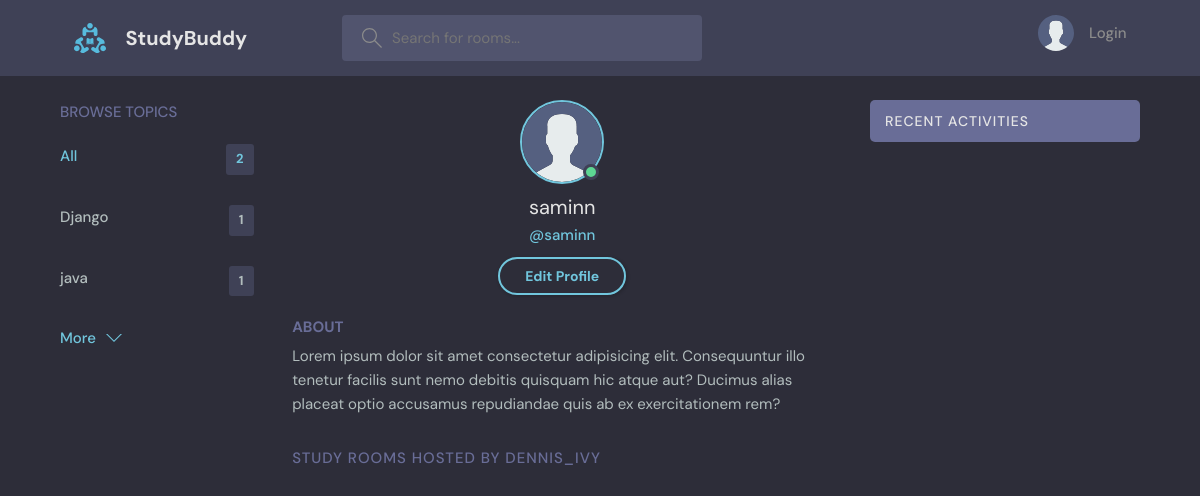
The page /profile/2 on the database its author committed.
### base/models.py (models this page shows, shortened)
class Topic(models.Model):
    name= models.CharField(max_length=200)

class User(AbstractUser):
    name=models.CharField(max_length=200, null=True)
    email=models.EmailField(unique=True,null=True)
    bio= models.TextField(null=True)
    avatar= models.ImageField(null=True, default='avatar.svg')
    USERNAME_FIELD= 'email'
    REQUIRED_FIELDS= []

### base/views.py (the view)
# urls.py: path('profile/<str:pk>',views.userProfile, name="user-profile"),
def userProfile(request,pk):
    user=User.objects.get(id=pk)
    rooms=user.room_set.all()
    room_messages=user.message_set.all()
    topics= Topic.objects.all()
    context={'user':user,'rooms':rooms, 'room_messages':room_messages, 'topics': topics}
    return render(request,'base/profile.html',context)

### base/templates/base/profile.html (shortened to what this page needs)
{% extends 'main.html' %}
{% block content %}
  <main class="profile-page layout layout--3">
    <div class="container">
      {% include 'base/topics_component.html' %}
      <div class="roomList">
        <div class="profile">
          <div class="profile__avatar">
            <div class="avatar avatar--large active">
              <img src="{{ user.avatar.url }}" />
            </div>
          </div>
          <div class="profile__info">
            <h3>{{user.username}}</h3>
            <p>@{{user.username}}</p>
            <a href="{% url 'update-user' %}" class="btn btn--main btn--pill">Edit Profile</a>
          </div>
          <div class="profile__about">
            <h3>About</h3>
            <p>
              Lorem ipsum dolor sit amet consectetur adipisicing elit. Consequuntur illo tenetur
              facilis sunt nemo debitis quisquam hic atque aut? Ducimus alias placeat optio
              accusamus repudiandae quis ab ex exercitationem rem?
            </p>
          </div>
        </div>
        <div class="roomList__header">
          <div>
            <h2>Study Rooms Hosted by dennis_ivy</a>
            </h2>
          </div>
        </div>
      </div>
      {% include 'base/activity_component.html' %}
    </div>
  </main>
{% endblock content %}

### base/templates/base/topics_component.html
<div class="topics">
    <div class="topics__header">
      <h2>Browse Topics</h2>
    </div>
    <ul class="topics__list">
      <li>
        <a href="{% url 'home' %}" class="active">All <span>{{topics.count}}</span></a>
      </li>
      {% for topic in topics %}
      <li>
        <a href="{% url 'home' %}?q={{topic.name}}">{{topic.name}} <span>{{topic.room_set.all.count}}</span></a>
      </li>
      {% endfor %}
    </ul>
    <a class="btn btn--link" href="{% url 'topics' %}">
      More
      <svg version="1.1" xmlns="http://www.w3.org/2000/svg" width="32" height="32" viewBox="0 0 32 32">
        <title>chevron-down</title>
        <path d="M16 21l-13-13h-3l16 16 16-16h-3l-13 13z"></path>
      </svg>
    </a>
  </div>

### static/styles/style.css (style rules this page uses)
:root { --color-main: #71c6dd; --color-main-light: #e1f6fb; --color-dark: #3f4156; --color-dark-medium: #51546e; --color-dark-light: #696d97; --color-light: #e5e5e5; --color-gray: #8b8b8b; --color-light-gray: #b2bdbd; --color-bg: #2d2d39; --color-success: #5dd693; --color-error: #fc4b0b; }
* { font-family: "DM Sans", -apple-system, BlinkMacSystemFont, "Segoe UI", Roboto, Oxygen, Ubuntu, Cantarell, "Open Sans", "Helvetica Neue", sans-serif; margin: 0; padding: 0; box-sizing: border-box; text-rendering: optimizeLegibility; font-size: inherit; }
html { font-size: 56.25%; }
@media only screen and (min-width: 1200px) { html { font-size: 62.5%; } }
body { line-height: 1.6; font-weight: 400; font-size: 1.5rem; color: var(--color-light-gray); background-color: var(--color-bg); min-height: 100vh; }
img { width: 100%; }
a { display: inline-block; color: var(--color-main); text-decoration: none; }
.container { max-width: 120rem; width: 90%; margin: auto; }
.btn { background-color: transparent; border: none; display: inline-flex; align-items: center; gap: 1rem; cursor: pointer; transition: all ease-in-out 0.3s; padding: 1rem 2rem; border-radius: 5px; box-shadow: 1px 1px 3px 1px rgba(0, 0, 0, 0.15); font-weight: 500; }
.btn--link { border-radius: 0; padding: 0; color: var(--color-main); box-shadow: none; }
.btn--main { background-color: var(--color-main); color: var(--color-dark); }
.btn > svg { fill: currentColor; width: 1.6rem; height: 1.6rem; }
.btn--pill { border-radius: 10rem; font-size: 1.4rem; font-weight: 700; padding: 6px 2.5rem; color: var(--color-main); background: transparent; border: 2px solid var(--color-main); }
.avatar { position: relative; display: inline-block; border-radius: 50%; border: 2px solid var(--color-main); }
.avatar img { display: block; border-radius: 50%; object-fit: cover; object-position: center; }
.avatar::after { content: ""; display: block; position: absolute; background-color: var(--color-gray); z-index: 111; border-radius: 50%; border: 0.3rem solid var(--color-dark); }
.avatar.active::after { background-color: var(--color-success); }
.avatar.avatar--large img { display: block; width: 8rem; height: 8rem; border-radius: 50%; }
.avatar.avatar--large:after { width: 1rem; height: 1rem; bottom: 2px; right: 3.5px; }
.layout { margin-top: 2.4rem; }
.layout > .container { display: flex; justify-content: space-between; align-items: flex-start; }
.layout--3 > .container > div:first-child { flex-basis: 18%; max-width: 22.5rem; }
.layout--3 > .container > div:nth-child(2) { flex-basis: 50%; }
.topics__header { margin-bottom: 2rem; }
.topics__header h2 { text-transform: uppercase; font-weight: 500; color: var(--color-dark-light); }
.topics__list { list-style: none; }
.topics__list li a { display: flex; justify-content: space-between; margin-bottom: 3rem; font-weight: 500; color: var(--color-light-gray); transition: all 0.3s ease-in-out; }
.topics__list li a.active, .topics__list li a:hover { color: var(--color-main); }
.topics__list li a span { padding: 0.5rem 1rem; background-color: var(--color-dark); border-radius: 3px; font-size: 1.3rem; font-weight: 700; letter-spacing: 1px; }
.roomList__header { display: flex; justify-content: space-between; align-items: center; margin-bottom: 2.4rem; }
.roomList__header h2 { text-transform: uppercase; font-weight: 500; color: var(--color-light); letter-spacing: 1px; }
.profile { margin-bottom: 3rem; }
.profile__avatar { text-align: center; }
.profile__info { text-align: center; }
.profile__info h3 { font-size: 2rem; color: var(--color-light); font-weight: 400; }
.profile__info p { color: var(--color-main); font-weight: 500; margin-bottom: 1rem; }
.profile__about { margin-top: 2rem; }
.profile__about h3 { text-transform: uppercase; color: var(--color-dark-light); margin-bottom: 0.5rem; }
.profile-page .roomList__header { margin-bottom: 1.5rem; }
.profile-page .roomList__header h2 { color: var(--color-dark-light); }

### rows shown on the page
Topic: name "Django", room_set.all.count "1"
Topic: name "java", room_set.all.count "1"
User: avatar (placeholder picture), username "saminn"

### other values the page prints
{{ topics.count }} "2"
